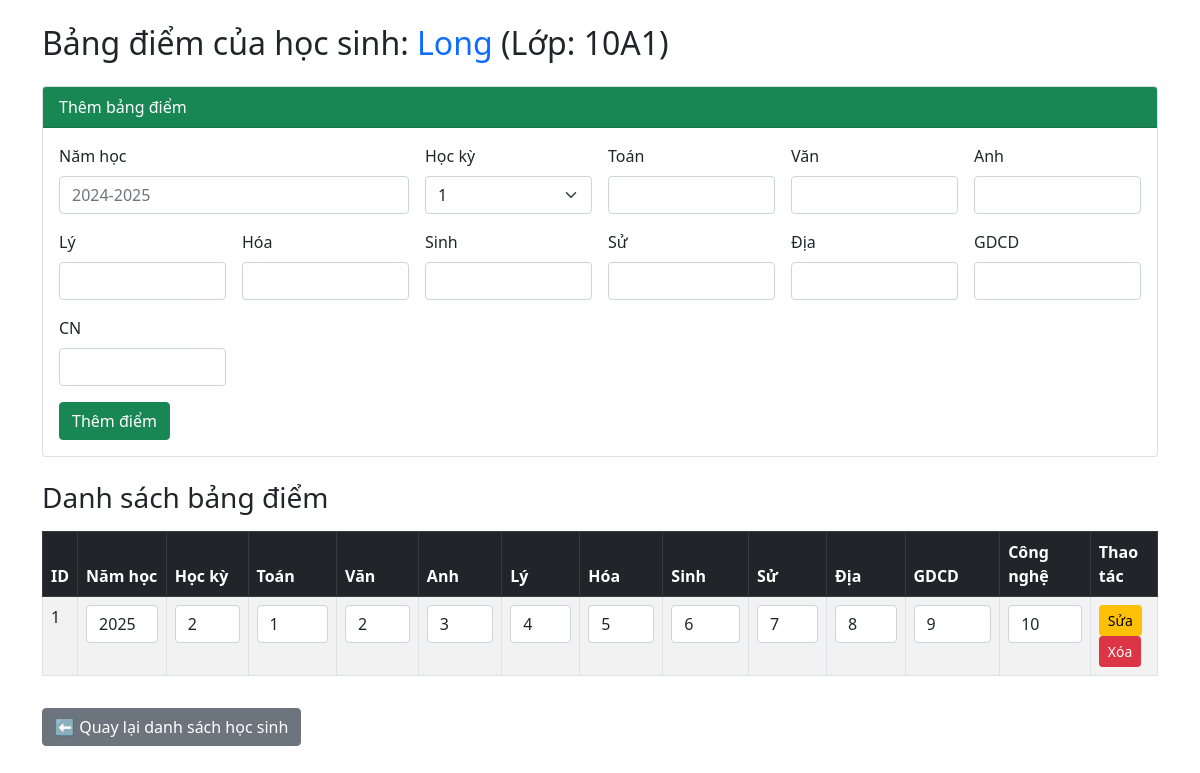
Screenshot of /bangdiem.php?id=1 with the database file from the repository.
### tables this page shows
CREATE TABLE `hocsinh` (
  `id` int(11) NOT NULL,
  `ten` varchar(100) NOT NULL,
  `ngaysinh` date DEFAULT NULL,
  `gioitinh` varchar(10) DEFAULT NULL,
  `lop` varchar(20) DEFAULT NULL
);

CREATE TABLE `diem` (
  `id` int(11) NOT NULL,
  `id_hocsinh` int(11) DEFAULT NULL,
  `namhoc` varchar(10) DEFAULT NULL,
  `hocky` int(11) DEFAULT NULL,
  `toan` float DEFAULT NULL,
  `van` float DEFAULT NULL,
  `anh` float DEFAULT NULL,
  `ly` float DEFAULT NULL,
  `hoa` float DEFAULT NULL,
  `sinh` float DEFAULT NULL,
  `su` float DEFAULT NULL,
  `dia` float DEFAULT NULL,
  `gdcd` float DEFAULT NULL,
  `cn` float DEFAULT NULL
);

### bangdiem.php (the view, shortened to what this page needs)
<?php
include 'db.php';
$id_hs = isset($_GET['id']) ? (int)$_GET['id'] : 0;
$hs = $conn->query("SELECT * FROM hocsinh WHERE id=$id_hs")->fetch_assoc();
$result = $conn->query("SELECT * FROM diem WHERE id_hocsinh=$id_hs ORDER BY namhoc, hocky");
?>
<!DOCTYPE html>
<html lang="vi">
<head>
    <link href="https://cdn.jsdelivr.net/npm/bootstrap@5.0.2/dist/css/bootstrap.min.css"
          rel="stylesheet"
>
</head>
<body>
<div class="container mt-4">
    <h2 class="mb-4">Bảng điểm của học sinh:
        <span class="text-primary"><?= $hs['ten']?></span>
        (Lớp: <?= $hs['lop']?>)
    </h2>
    <div class="card mb-4">
        <div class="card-header bg-success text-white">Thêm bảng điểm</div>
        <div class="card-body">
            <form method="post" class="row g-3">
                <div class="col-md-4">
                    <label class="form-label">Năm học</label>
                    <input type="text" name="namhoc" class="form-control" placeholder="2024-2025" required>
                </div>
                <div class="col-md-2">
                    <label class="form-label">Học kỳ</label>
                    <select name="hocky" class="form-select">
                        <option value="1">1</option>
                    </select>
                </div>
                <?php
                $monhoc = ['toan'=>'Toán','van'=>'Văn','anh'=>'Anh','ly'=>'Lý','hoa'=>'Hóa','sinh'=>'Sinh','su'=>'Sử','dia'=>'Địa','gdcd'=>'GDCD','cn'=>'CN'];
                foreach($monhoc as $m=>$ten){ ?>
                    <div class="col-md-2">
                        <label class="form-label"><?= $ten?></label>
                        <input type="number" step="0.1" name="<?= $m?>" class="form-control" required>
                    </div>
                <?php } ?>
                <div class="col-12">
                    <button type="submit" name="them_diem" class="btn btn-success">Thêm điểm</button>
                </div>
            </form>
        </div>
    </div>
    <h3 class="mb-3">Danh sách bảng điểm</h3>
    <table class="table table-bordered table-hover table-striped">
        <thead class="table-dark">
            <tr>
                <th>ID</th>
                <th>Năm học</th>
                <th>Học kỳ</th>
                <th>Toán</th>
                <th>Văn</th>
                <th>Anh</th>
                <th>Lý</th>
                <th>Hóa</th>
                <th>Sinh</th>
                <th>Sử</th>
                <th>Địa</th>
                <th>GDCD</th>
                <th>Công nghệ</th>
                <th>Thao tác</th>
            </tr>
        </thead>
        <tbody>
        <?php while($row=$result->fetch_assoc()){ ?>
        <tr>
            <form method="post">
                <td><?= $row['id']?></td>
                <td><input type="text" name="namhoc" value="<?= $row['namhoc']?>" class="form-control"></td>
                <td><input type="number" name="hocky" value="<?= $row['hocky']?>" class="form-control"></td>
                <td><input type="number" step="0.1" name="toan" value="<?= $row['toan']?>" class="form-control"></td>
                <td><input type="number" step="0.1" name="van" value="<?= $row['van']?>" class="form-control"></td>
                <td><input type="number" step="0.1" name="anh" value="<?= $row['anh']?>" class="form-control"></td>
                <td><input type="number" step="0.1" name="ly" value="<?= $row['ly']?>" class="form-control"></td>
                <td><input type="number" step="0.1" name="hoa" value="<?= $row['hoa']?>" class="form-control"></td>
                <td><input type="number" step="0.1" name="sinh" value="<?= $row['sinh']?>" class="form-control"></td>
                <td><input type="number" step="0.1" name="su" value="<?= $row['su']?>" class="form-control"></td>
                <td><input type="number" step="0.1" name="dia" value="<?= $row['dia']?>" class="form-control"></td>
                <td><input type="number" step="0.1" name="gdcd" value="<?= $row['gdcd']?>" class="form-control"></td>
                <td><input type="number" step="0.1" name="cn" value="<?= $row['cn']?>" class="form-control"></td>
                <td>
                    <button type="submit" name="sua_diem" class="btn btn-warning btn-sm">Sửa</button>
                    <a href="bangdiem.php?id=<?= $id_hs?>&xoa_diem=<?= $row['id']?>"
                       class="btn btn-danger btn-sm"
                       onclick="return confirm('Xóa bảng điểm này?')">Xóa</a>
                </td>
            </form>
        </tr>
        <?php } ?>
        </tbody>
    </table>
    <a href="hocsinh.php" class="btn btn-secondary mt-3">⬅ Quay lại danh sách học sinh</a>
</div>
</body>
</html>

### rows the page displays
hocsinh: ten "Long", lop "10A1"
diem: id "1", namhoc "2025", hocky "2", toan "1", van "2", anh "3", ly "4", hoa "5", sinh "6", su "7", dia "8", gdcd "9", cn "10"

### other values shown
$ten "Toán"
$ten "Văn"
$ten "Anh"
$ten "Lý"
$ten "Hóa"
$ten "Sinh"
$ten "Sử"
$ten "Địa"
$ten "GDCD"
$ten "CN"
